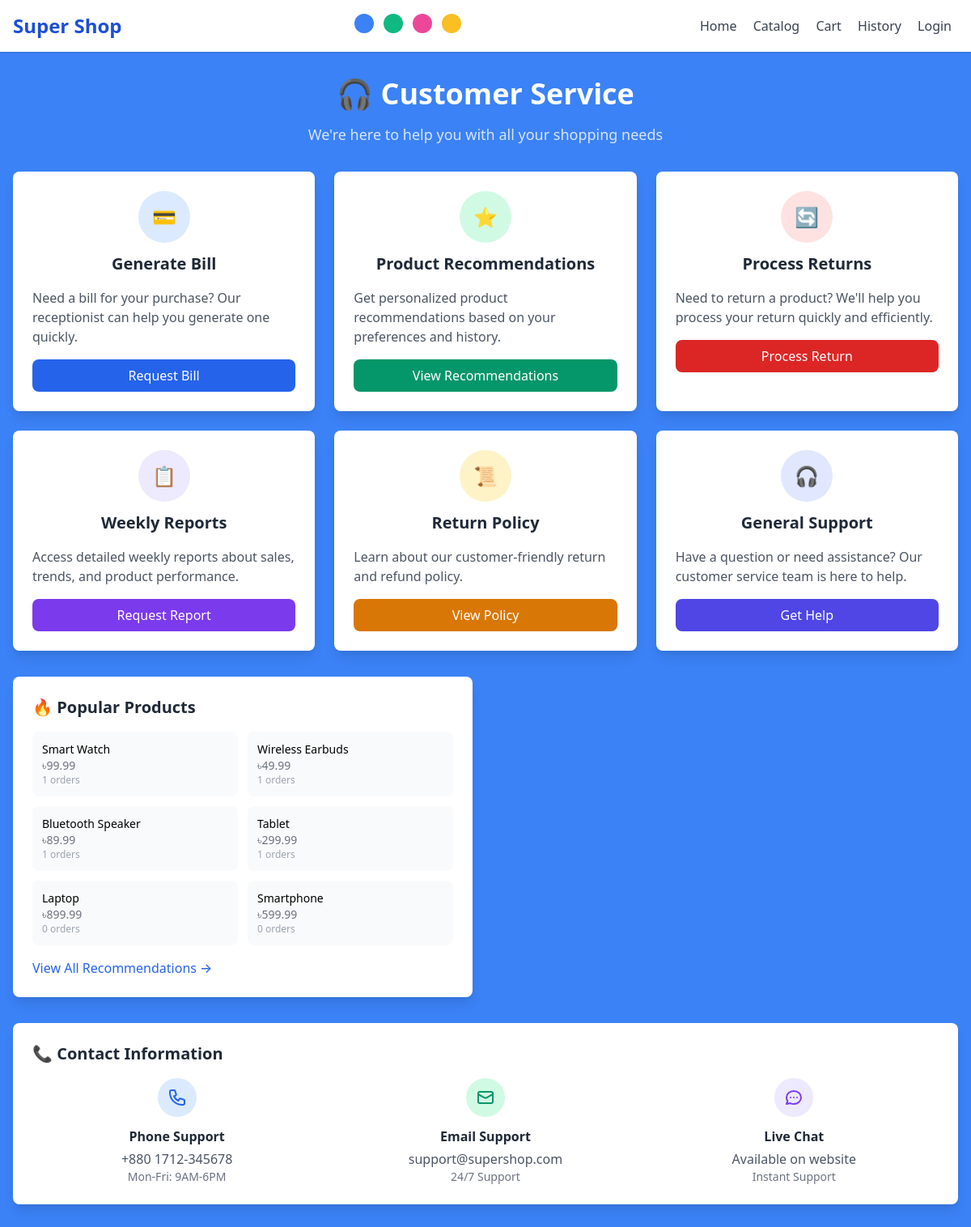
The page /customer-service.php on the database its author committed.
### tables this page shows
CREATE TABLE products (
    id INT PRIMARY KEY AUTO_INCREMENT,
    name VARCHAR(100) NOT NULL,
    description TEXT,
    price DECIMAL(10,2) NOT NULL,
    stock_quantity INT NOT NULL DEFAULT 0,
    category VARCHAR(50) NOT NULL,
    image_url VARCHAR(255),
    expiry_date DATE,
    created_at TIMESTAMP DEFAULT CURRENT_TIMESTAMP,
    updated_at TIMESTAMP DEFAULT CURRENT_TIMESTAMP ON UPDATE CURRENT_TIMESTAMP,
    is_active BOOLEAN DEFAULT TRUE
);

### customer-service.php (the view, shortened to what this page needs)
<?php
try {
    $pdo = getDBConnection();
    $stmt = $pdo->prepare("
        SELECT p.*, COUNT(oi.id) as times_ordered
        FROM products p
        LEFT JOIN order_items oi ON p.id = oi.product_id
        WHERE p.is_active = 1
        GROUP BY p.id
        ORDER BY times_ordered DESC
        LIMIT 6
    ");
    $stmt->execute();
    $popular_products = $stmt->fetchAll();
} catch (PDOException $e) {
    $error_message = 'Database error. Please try again.';
}
?>
<!DOCTYPE html>
<html lang="en">
<head>
    <link href="https://cdn.jsdelivr.net/npm/tailwindcss@2.2.19/dist/tailwind.min.css" rel="stylesheet">
</head>
<body class="theme-blue min-h-screen">
    <nav class="flex items-center justify-between p-4 bg-white shadow">
        <button onclick="window.location.href='index.html'" class="text-2xl font-bold text-blue-700 hover:text-blue-800 transition-colors cursor-pointer">Super Shop</button>
        <div>
            <button onclick="setTheme('theme-blue')" class="w-6 h-6 bg-blue-500 rounded-full inline-block mx-1" title="Blue Theme"></button>
            <button onclick="setTheme('theme-green')" class="w-6 h-6 bg-green-500 rounded-full inline-block mx-1" title="Green Theme"></button>
            <button onclick="setTheme('theme-pink')" class="w-6 h-6 bg-pink-500 rounded-full inline-block mx-1" title="Pink Theme"></button>
            <button onclick="setTheme('theme-yellow')" class="w-6 h-6 bg-yellow-400 rounded-full inline-block mx-1" title="Yellow Theme"></button>
        </div>
        <div>
            <a href="index.html" class="mx-2 text-gray-700 hover:text-blue-700">Home</a>
            <a href="catalog.html" class="mx-2 text-gray-700 hover:text-blue-700">Catalog</a>
            <a href="cart.html" class="mx-2 text-gray-700 hover:text-blue-700">Cart</a>
            <a href="my-orders.php" class="mx-2 text-gray-700 hover:text-blue-700">History</a>
            <?php if (isset($_SESSION['user_id'])): ?>
                <a href="logout.php" class="mx-2 text-gray-700 hover:text-blue-700">Logout</a>
            <?php else: ?>
                <a href="login.php" class="mx-2 text-gray-700 hover:text-blue-700">Login</a>
            <?php endif; ?>
        </div>
    </nav>
    <div class="max-w-7xl mx-auto py-8 px-4">
        <div class="mb-8 text-center">
            <h1 class="text-4xl font-bold text-white mb-4">🎧 Customer Service</h1>
            <p class="text-white text-opacity-80 text-lg">We're here to help you with all your shopping needs</p>
        </div>
        <div class="grid grid-cols-1 md:grid-cols-2 lg:grid-cols-3 gap-6 mb-8">
            <div class="bg-white rounded-lg shadow-lg p-6 hover:shadow-xl transition-shadow">
                <div class="text-center mb-4">
                    <div class="w-16 h-16 bg-blue-100 rounded-full flex items-center justify-center mx-auto mb-3">
                        <span class="text-2xl">💳</span>
                    </div>
                    <h3 class="text-xl font-semibold text-gray-800">Generate Bill</h3>
                </div>
                <p class="text-gray-600 mb-4">Need a bill for your purchase? Our receptionist can help you generate one quickly.</p>
                <button onclick="showServiceModal('bill')" class="w-full bg-blue-600 text-white py-2 px-4 rounded-lg hover:bg-blue-700 transition-colors">
                    Request Bill
                </button>
            </div>
            <div class="bg-white rounded-lg shadow-lg p-6 hover:shadow-xl transition-shadow">
                <div class="text-center mb-4">
                    <div class="w-16 h-16 bg-green-100 rounded-full flex items-center justify-center mx-auto mb-3">
                        <span class="text-2xl">⭐</span>
                    </div>
                    <h3 class="text-xl font-semibold text-gray-800">Product Recommendations</h3>
                </div>
                <p class="text-gray-600 mb-4">Get personalized product recommendations based on your preferences and history.</p>
                <a href="product-recommendations.php" class="block w-full bg-green-600 text-white py-2 px-4 rounded-lg hover:bg-green-700 transition-colors text-center">
                    View Recommendations
                </a>
            </div>
            <div class="bg-white rounded-lg shadow-lg p-6 hover:shadow-xl transition-shadow">
                <div class="text-center mb-4">
                    <div class="w-16 h-16 bg-red-100 rounded-full flex items-center justify-center mx-auto mb-3">
                        <span class="text-2xl">🔄</span>
                    </div>
                    <h3 class="text-xl font-semibold text-gray-800">Process Returns</h3>
                </div>
                <p class="text-gray-600 mb-4">Need to return a product? We'll help you process your return quickly and efficiently.</p>
                <a href="return-policy.php" class="block w-full bg-red-600 text-white py-2 px-4 rounded-lg hover:bg-red-700 transition-colors text-center">
                    Process Return
                </a>
            </div>
            <div class="bg-white rounded-lg shadow-lg p-6 hover:shadow-xl transition-shadow">
                <div class="text-center mb-4">
                    <div class="w-16 h-16 bg-purple-100 rounded-full flex items-center justify-center mx-auto mb-3">
                        <span class="text-2xl">📋</span>
                    </div>
                    <h3 class="text-xl font-semibold text-gray-800">Weekly Reports</h3>
                </div>
                <p class="text-gray-600 mb-4">Access detailed weekly reports about sales, trends, and product performance.</p>
                <button onclick="showServiceModal('reports')" class="w-full bg-purple-600 text-white py-2 px-4 rounded-lg hover:bg-purple-700 transition-colors">
                    Request Report
                </button>
            </div>
            <div class="bg-white rounded-lg shadow-lg p-6 hover:shadow-xl transition-shadow">
                <div class="text-center mb-4">
                    <div class="w-16 h-16 bg-yellow-100 rounded-full flex items-center justify-center mx-auto mb-3">
                        <span class="text-2xl">📜</span>
                    </div>
                    <h3 class="text-xl font-semibold text-gray-800">Return Policy</h3>
                </div>
                <p class="text-gray-600 mb-4">Learn about our customer-friendly return and refund policy.</p>
                <a href="return-policy.php" class="block w-full bg-yellow-600 text-white py-2 px-4 rounded-lg hover:bg-yellow-700 transition-colors text-center">
                    View Policy
                </a>
            </div>
            <div class="bg-white rounded-lg shadow-lg p-6 hover:shadow-xl transition-shadow">
                <div class="text-center mb-4">
                    <div class="w-16 h-16 bg-indigo-100 rounded-full flex items-center justify-center mx-auto mb-3">
                        <span class="text-2xl">🎧</span>
                    </div>
                    <h3 class="text-xl font-semibold text-gray-800">General Support</h3>
                </div>
                <p class="text-gray-600 mb-4">Have a question or need assistance? Our customer service team is here to help.</p>
                <button onclick="showServiceModal('support')" class="w-full bg-indigo-600 text-white py-2 px-4 rounded-lg hover:bg-indigo-700 transition-colors">
                    Get Help
                </button>
            </div>
        </div>
        <div class="grid grid-cols-1 lg:grid-cols-2 gap-8 mb-8">
            <div class="bg-white rounded-lg shadow-lg p-6">
                <h3 class="text-xl font-semibold text-gray-800 mb-4">🔥 Popular Products</h3>
                <div class="grid grid-cols-2 gap-3">
                    <?php foreach ($popular_products as $product): ?>
                        <div class="p-3 bg-gray-50 rounded-lg">
                            <div class="font-medium text-sm"><?php echo htmlspecialchars($product['name']); ?></div>
                            <div class="text-sm text-gray-500">৳<?php echo number_format($product['price'], 2); ?></div>
                            <div class="text-xs text-gray-400"><?php echo $product['times_ordered']; ?> orders</div>
                        </div>
                    <?php endforeach; ?>
                </div>
                <div class="mt-4">
                    <a href="product-recommendations.php" class="text-blue-600 hover:text-blue-800 font-medium">View All Recommendations →</a>
                </div>
            </div>
        </div>
        <div class="bg-white rounded-lg shadow-lg p-6">
            <h3 class="text-xl font-semibold text-gray-800 mb-4">📞 Contact Information</h3>
            <div class="grid grid-cols-1 md:grid-cols-3 gap-6">
                <div class="text-center">
                    <div class="w-12 h-12 bg-blue-100 rounded-full flex items-center justify-center mx-auto mb-3">
                    </div>
                    <h4 class="font-semibold text-gray-800 mb-1">Phone Support</h4>
                    <p class="text-gray-600">+880 1712-345678</p>
                    <p class="text-sm text-gray-500">Mon-Fri: 9AM-6PM</p>
                </div>
                <div class="text-center">
                    <div class="w-12 h-12 bg-green-100 rounded-full flex items-center justify-center mx-auto mb-3">
                        <svg class="w-6 h-6 text-green-600" fill="none" stroke="currentColor" viewBox="0 0 24 24">
                            <path stroke-linecap="round" stroke-linejoin="round" stroke-width="2" d="M3 8l7.89 4.26a2 2 0 002.22 0L21 8M5 19h14a2 2 0 002-2V7a2 2 0 00-2-2H5a2 2 0 00-2 2v10a2 2 0 002 2z"></path>
                        </svg>
                    </div>
                    <h4 class="font-semibold text-gray-800 mb-1">Email Support</h4>
                    <p class="text-gray-600">support@supershop.com</p>
                    <p class="text-sm text-gray-500">24/7 Support</p>
                </div>
                <div class="text-center">
                    <div class="w-12 h-12 bg-purple-100 rounded-full flex items-center justify-center mx-auto mb-3">
                    </div>
                    <h4 class="font-semibold text-gray-800 mb-1">Live Chat</h4>
                    <p class="text-gray-600">Available on website</p>
                    <p class="text-sm text-gray-500">Instant Support</p>
                </div>
            </div>
        </div>
    </div>
</body>
</html>

### customer-service.php (style rules this page uses)
.theme-blue { background-color: #3b82f6; }

### rows shown on the page
products: name "Smart Watch", price "99.99", times_ordered "1"
products: name "Wireless Earbuds", price "49.99", times_ordered "1"
products: name "Bluetooth Speaker", price "89.99", times_ordered "1"
products: name "Tablet", price "299.99", times_ordered "1"
products: name "Laptop", price "899.99", times_ordered "0"
products: name "Smartphone", price "599.99", times_ordered "0"
